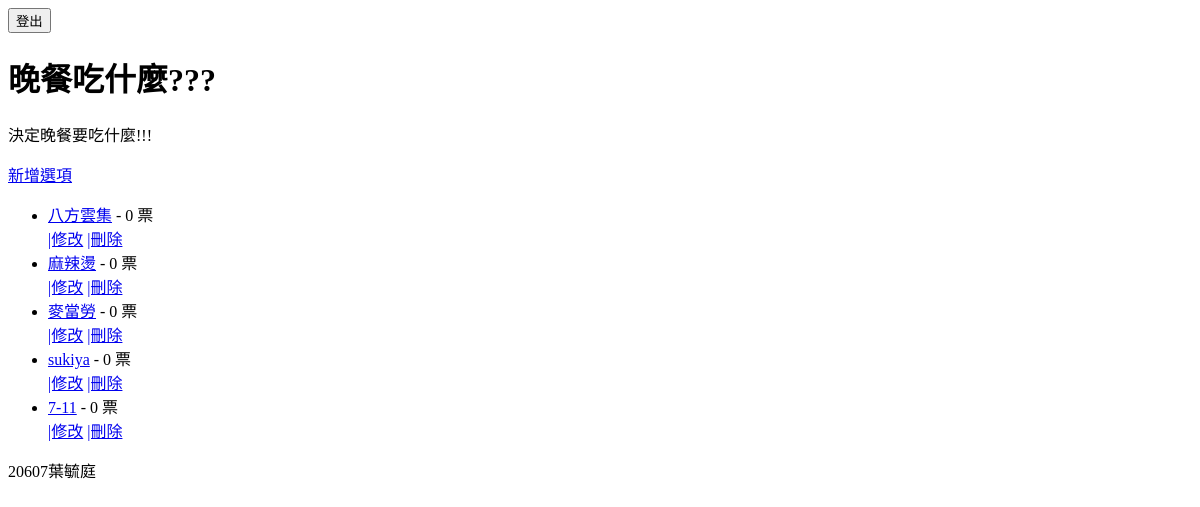
Before: /poll/1/ (signed in) with the older database file.
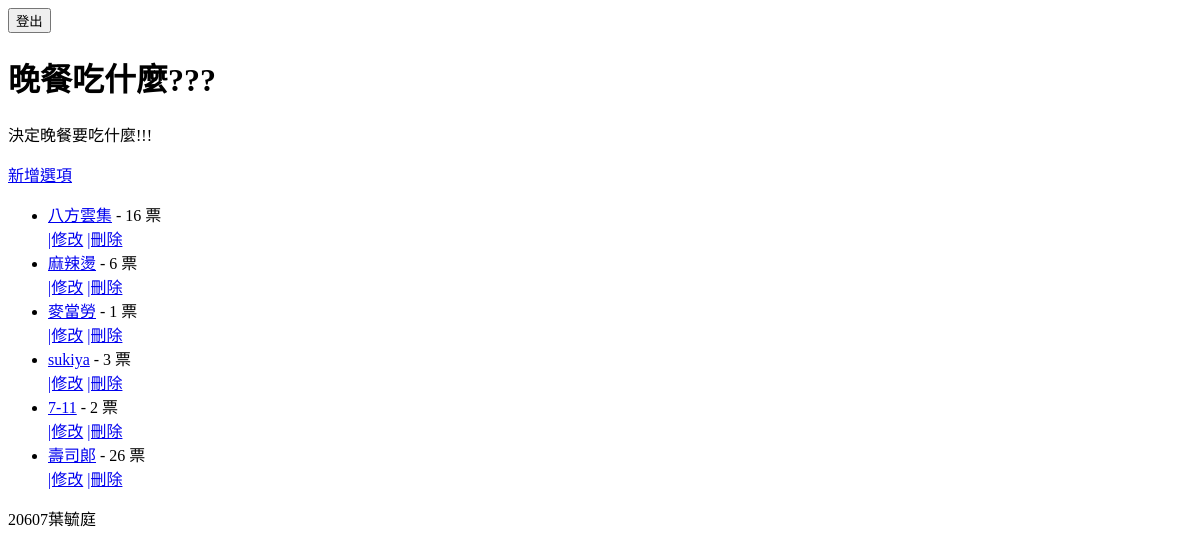
After: the same page with the newer database file.
### default/models.py (models this page shows, shortened)
class poll(models.Model):
    subject = models.CharField("投票主題",max_length=64)
    desc = models.TextField("說明")
    created = models.DateField("建立日期", auto_now_add=True)

class option(models.Model):
    title = models.CharField("選項文字",max_length=64)
    vote = models.IntegerField("票數",default=0)
    poll_id = models.IntegerField("投票主題編號")

### default/views.py (the view)
# urls.py: path('<int:pk>/',PollView.as_view(),name='poll_view'),
class PollView(DetailView):
    model = poll
    def get_context_data(self, **kwargs):
        ctx = super().get_context_data(**kwargs)
        option_list = option.objects.filter(poll_id=self.object.id)
        ctx['option_list'] = option_list
        return ctx

### templates/default/poll_detail.html (shortened to what this page needs)
{% extends 'base.html' %}
 {% block main %}
    <h1>{{ poll.subject }}</h1>
    <p>{{ poll.desc }}</p>
    {% if user.is_authenticated %}
    <a href="{% url 'option_create' poll.id %}">新增選項</a>
    {% endif %}
    <ul>
        {% for op in option_list %}
        <li>
            <a href="{% url 'poll_vote' op.id %}">{{ op.title }}</a> - {{ op.vote }} 票</li>
            {% if user.is_authenticated %}
             <a href="{% url 'option_edit' op.id %}">|修改</a>
              <a href="{% url 'option_delete' op.id %}">|刪除</a>
            {% endif %}
        {% endfor %}
    </ul>
 {% endblock %}

### templates/base.html (shortened to what this page needs)
<!DOCTYPE html>
<html lang="zh-hant">
<head>
</head>
<body>
    <div class="container">
        <div>
            {% if not user.is_authenticated %}
            <a href="{% url 'login' %}">登入</a>
            {% else %}
            <form action="{% url 'logout' %}" method="post">
                <input type="submit" value="登出">
            </form>
            {% endif %}
        </div>
    {% block main %}{% endblock %}
    <div>20607葉毓庭</div>
    </div>
</body>
</html>

Changed rows visible on the page:
changed option "八方雲集": vote "0" → "16"
changed option "麻辣燙": vote "0" → "6"
changed option "麥當勞": vote "0" → "1"
changed option "sukiya": vote "0" → "3"
changed option (number 5 of 6 on the later page): vote "0" → "2"
added option: title "壽司郎", vote "26"
